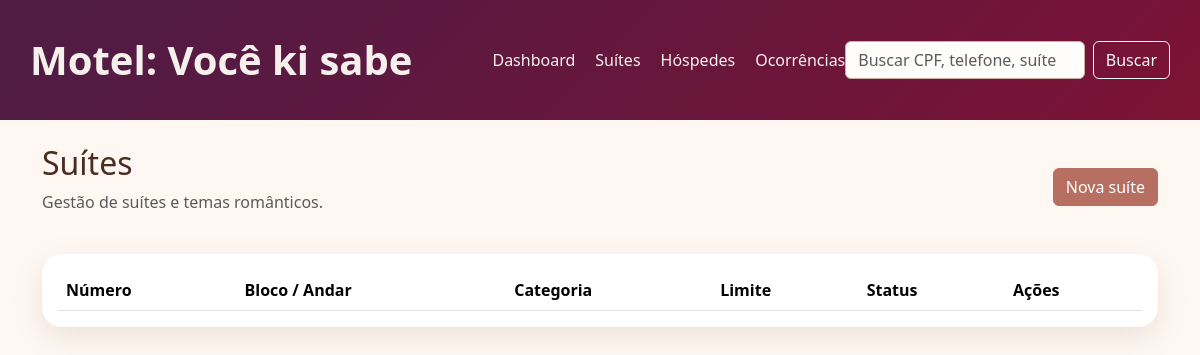
Before: /index.php?page=suites with the older database file.
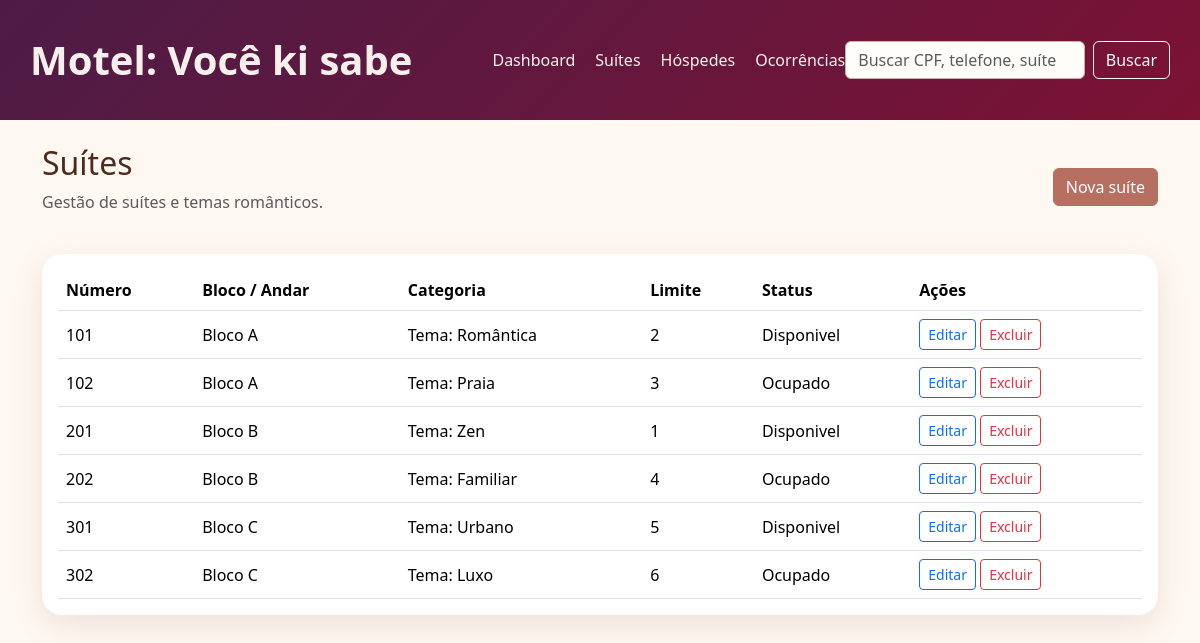
After: the same page with the newer database file.
### tables this page shows
CREATE TABLE IF NOT EXISTS apartamentos (
    id INT AUTO_INCREMENT PRIMARY KEY,
    numero VARCHAR(10) NOT NULL,
    bloco_andar VARCHAR(30) NOT NULL,
    categoria VARCHAR(50) DEFAULT 'Suíte Romântica',
    limite_hospedes INT NOT NULL DEFAULT 2,
    status ENUM('Disponivel', 'Ocupado') DEFAULT 'Disponivel',
    created_at TIMESTAMP DEFAULT CURRENT_TIMESTAMP
);

### controllers/ApartamentoController.php (called while the page is built, shortened)
<?php
require_once __DIR__ . '/../models/Apartamento.php';
class ApartamentoController
{
    private Apartamento $model;
    public function __construct()
    {
        $this->model = new Apartamento();
    }
    public function index(): void
    {
        $suites = $this->model->all();
        require __DIR__ . '/../views/suites/index.php';
    }
}

### index.php (called while the page is built, shortened)
<?php
require_once __DIR__ . '/config/database.php';
require_once __DIR__ . '/models/Apartamento.php';
require_once __DIR__ . '/controllers/ApartamentoController.php';
require_once __DIR__ . '/controllers/BuscaController.php';
$page = $_GET['page'] ?? 'dashboard';
$action = $_GET['action'] ?? 'index';
switch ($page) {
    case 'suites':
        $controller = new ApartamentoController();
        break;
}
$method = $action;
$controller->{$method}();

### config/database.php (called while the page is built)
<?php
class Database
{
    private static ?PDO $connection = null;
    public static function connect(): PDO
    {
        if (self::$connection === null) {
            $host = '127.0.0.1';
            $db = 'db_suite_romantica';
            $user = 'root';
            $pass = '';
            $charset = 'utf8mb4';
            $dsn = "mysql:host={$host};dbname={$db};charset={$charset}";
            $options = [
                PDO::ATTR_ERRMODE => PDO::ERRMODE_EXCEPTION,
                PDO::ATTR_DEFAULT_FETCH_MODE => PDO::FETCH_ASSOC,
                PDO::ATTR_EMULATE_PREPARES => false,
            ];
            self::$connection = new PDO($dsn, $user, $pass, $options);
        }
        return self::$connection;
    }
}

### models/BaseModel.php (called while the page is built, shortened)
<?php
require_once __DIR__ . '/../config/database.php';
class BaseModel
{
    public function __construct()
    {
        $this->db = Database::connect();
    }
}

### models/Apartamento.php (called while the page is built, shortened)
<?php
require_once __DIR__ . '/BaseModel.php';
class Apartamento extends BaseModel
{
    public function all(): array
    {
        $stmt = $this->db->query('SELECT * FROM apartamentos ORDER BY numero ASC');
        return $stmt->fetchAll();
    }
}

### views/suites/index.php (the view)
<?php require __DIR__ . '/../layout/header.php'; ?>
<div class="d-flex justify-content-between align-items-center mb-4">
    <div>
        <h2>Suítes</h2>
        <p class="text-muted">Gestão de suítes e temas românticos.</p>
    </div>
    <a href="index.php?page=suites&action=create" class="btn btn-primary">Nova suíte</a>
</div>
<div class="card p-3">
    <div class="table-responsive">
        <table class="table table-hover align-middle mb-0">
            <thead>
                <tr>
                    <th>Número</th>
                    <th>Bloco / Andar</th>
                    <th>Categoria</th>
                    <th>Limite</th>
                    <th>Status</th>
                    <th>Ações</th>
                </tr>
            </thead>
            <tbody>
                <?php foreach ($suites as $suite): ?>
                    <tr>
                        <td><?php echo htmlspecialchars($suite['numero']); ?></td>
                        <td><?php echo htmlspecialchars($suite['bloco_andar']); ?></td>
                        <td><?php echo htmlspecialchars($suite['categoria']); ?></td>
                        <td><?php echo htmlspecialchars($suite['limite_hospedes']); ?></td>
                        <td><?php echo htmlspecialchars($suite['status']); ?></td>
                        <td>
                            <a href="index.php?page=suites&action=edit&id=<?php echo $suite['id']; ?>" class="btn btn-sm btn-outline-primary">Editar</a>
                            <a href="index.php?page=suites&action=delete&id=<?php echo $suite['id']; ?>" class="btn btn-sm btn-outline-danger" onclick="return confirm('Deseja excluir esta suíte?');">Excluir</a>
                        </td>
                    </tr>
                <?php endforeach; ?>
            </tbody>
        </table>
    </div>
</div>
<?php require __DIR__ . '/../layout/footer.php'; ?>

### views/layout/header.php (shortened to what this page needs)
<!DOCTYPE html>
<html lang="pt-BR">
<head>
    <link href="https://cdn.jsdelivr.net/npm/bootstrap@5.3.2/dist/css/bootstrap.min.css" rel="stylesheet">
</head>
<body>
<nav class="navbar-expand-lg navbar-dark">
    <div class="container-fluid" style='padding: 30px 30px; width: 100%; display: flex;
align-items: center; justify-content: space-between; background: linear-gradient(135deg, #4d1c46 0%, #7c1234 100%);'>
        <a style="font-weight: bold; font-size: 40px;" class="navbar-brand" href="index.php">Motel: Você ki sabe</a>
        <div class="collapse navbar-collapse" id="menuNav" style="margin-left: 80px;">
            <ul class="navbar-nav me-auto mb-2 mb-lg-0" style="display: flex; gap: 20px;">
                <li class="nav-item"><a class="nav-link" href="index.php">Dashboard</a></li>
                <li class="nav-item"><a class="nav-link" href="index.php?page=suites">Suítes</a></li>
                <li class="nav-item"><a class="nav-link" href="index.php?page=hospedes">Hóspedes</a></li>
                <li class="nav-item"><a class="nav-link" href="index.php?page=ocorrencias">Ocorrências</a></li>
            </ul>
            <form class="d-flex" role="search" action="index.php" method="get">
                <input class="form-control me-2" type="search" name="term" placeholder="Buscar CPF, telefone, suíte ou título" aria-label="Buscar">
                <button class="btn btn-outline-light" type="submit">Buscar</button>
            </form>
        </div>
    </div>
</nav>
<main class="container py-4">

### views/layout/footer.php (shortened to what this page needs)
</main>
</body>
</html>

### views/layout/header.php (style rules this page uses)
body { background: #fff8f2; color: #4b2c20; }
.navbar-brand, .nav-link, .form-control, .form-select { color: #f5f0ec !important; }
.form-control, .form-select { background: #fffdf9; color: #4b2c20 !important; border: 1px solid #cdaea4; }
.card { border: 0; border-radius: 20px; box-shadow: 0 10px 30px rgba(139,94,90,0.15); }
.table thead { background: #f7e6de; }
.btn-primary { background: #b66f60; border-color: #b66f60; }

Changed rows visible on the page:
added apartamentos: numero "101", bloco_andar "Bloco A", categoria "Tema: Romântica", limite_hospedes "2", status "Disponivel"
added apartamentos: numero "102", bloco_andar "Bloco A", categoria "Tema: Praia", limite_hospedes "3", status "Ocupado"
added apartamentos: numero "201", bloco_andar "Bloco B", categoria "Tema: Zen", limite_hospedes "1", status "Disponivel"
added apartamentos: numero "202", bloco_andar "Bloco B", categoria "Tema: Familiar", limite_hospedes "4", status "Ocupado"
added apartamentos: numero "301", bloco_andar "Bloco C", categoria "Tema: Urbano", limite_hospedes "5", status "Disponivel"
added apartamentos: numero "302", bloco_andar "Bloco C", categoria "Tema: Luxo", limite_hospedes "6", status "Ocupado"
